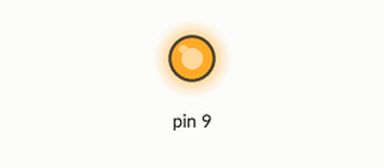
Simulated run of this sketch. Board: Arduino Uno, built with avr-gcc and run on an emulated ATmega328P. On the bench: output pins drawn as LEDs (lit = HIGH).

Above: at 1.0 s.
At 3.0 s:
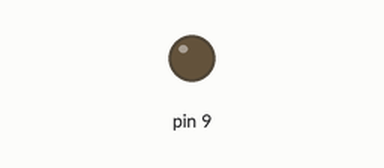
Timing chart, 0 to 5.2 s (numbered marks = the images above):
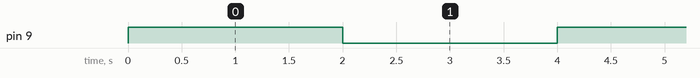

Measured:
- by itself, pin 9: alternates HIGH for 2.0 s and LOW for 2.0 s

The sketch:

05051115_lab01_1.ino
```cpp
//1版 間隔X2
int delaytime = 1000*2;

// the setup function runs once when you press reset or power the board
void setup() {
  // initialize digital pin LED_BUILTIN as an output.
  pinMode(9, OUTPUT);
}

// the loop function runs over and over again forever
void loop() {
  digitalWrite(9, HIGH);   // turn the LED on (HIGH is the voltage level)
  delay(delaytime);                       // wait for a second
  digitalWrite(9, LOW);    // turn the LED off by making the voltage LOW
  delay(delaytime);                       // wait for a second
}
```
